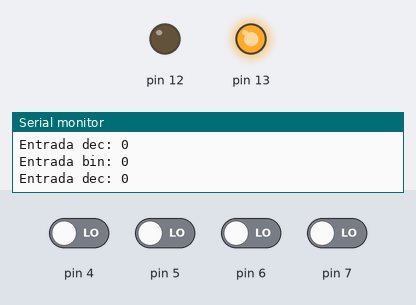
The sketch below on a simulated Arduino Uno, built with avr-gcc and run on an emulated ATmega328P. Shown: output pins drawn as LEDs (lit = HIGH), the last lines printed to the serial monitor. Inputs (shaded band) come from the test bench; at power-on: pin 4–7 LOW.

Above: at 2.9 s.
3.0 s: pin 7 driven HIGH
At 4.8 s:
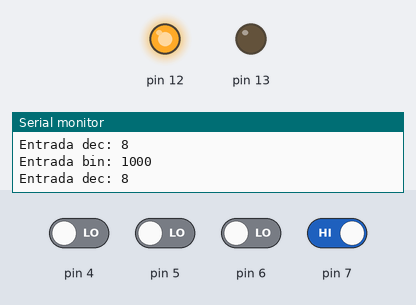
5.7 s: pin 7 driven LOW
At 7.8 s:
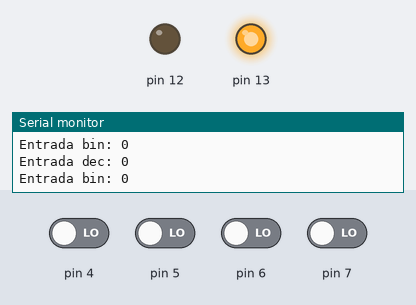
Timing chart, 0 to 9.3 s (numbered marks = the images above; inputs shaded):
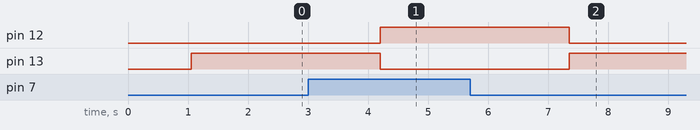

Measured:
- after the input at 3.0 s, pin 12: LOW → HIGH after 1.2 s; pin 13: HIGH → LOW after 1.2 s
- after the input at 5.7 s, pin 12: HIGH → LOW after 1.7 s; pin 13: LOW → HIGH after 1.7 s

The sketch:

microcontroladores01.ino
```cpp
// C++
bool A,B,C,D;  //4 bits
byte entrada = 0; // 8 bits

// Configura el hardware
// Ejecuta una sola vez al energizar
void setup(){

  //pinMode(pin,in/out)

  //Pines de entradas
  pinMode(7,INPUT);
  pinMode(6,INPUT);
  pinMode(5,INPUT);
  pinMode(4,INPUT);

  //Pines de salida
  pinMode(13,OUTPUT);
  pinMode(12,OUTPUT);

  Serial.begin(9600); // Set speed to 9600 bits per second

}

// Equivalente "main"
// Ejecuta en ciclo "infinito" --> Energizado
void loop(){

  // lectura de las entradas hardware
  A=digitalRead(7);
  B=digitalRead(6);
  C=digitalRead(5);
  D=digitalRead(4);

  // conversion de señales booleanas a un binario
  bitWrite(entrada,3,A);
  bitWrite(entrada,2,B);
  bitWrite(entrada,1,C);
  bitWrite(entrada,0,D);
  delay(50);

  // conversion de binario a decimal
  // "entrada" variable tipo byte guardada como binario
  // No fue necesaria la conversión porque se editó cada bit de la variable

  Serial.print("Entrada bin: ");
  Serial.println(entrada,BIN);      //Entrada en binario
  delay(500);
  Serial.print("Entrada dec: ");
  Serial.println(entrada);      //Entrada en decimal
  delay(500);


  // comparación <=5 ó >5
  // escribir salidas led1 y led2
  if(entrada<=5){
    digitalWrite(13,HIGH);
  	digitalWrite(12,LOW);
  }else{
    digitalWrite(13,LOW);
    digitalWrite(12,HIGH);
  }

//delay(100);
}
```
